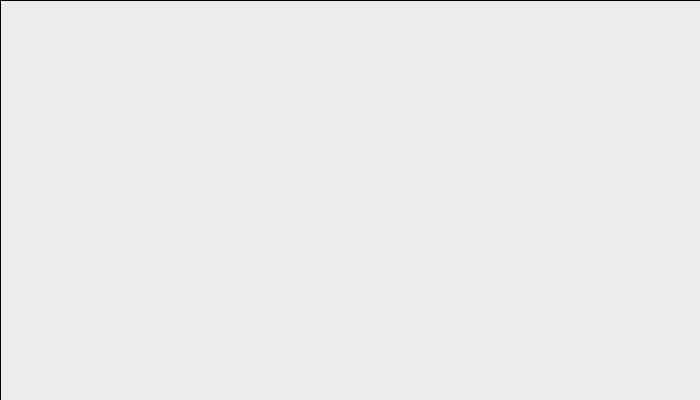
Frame 1 (no input)
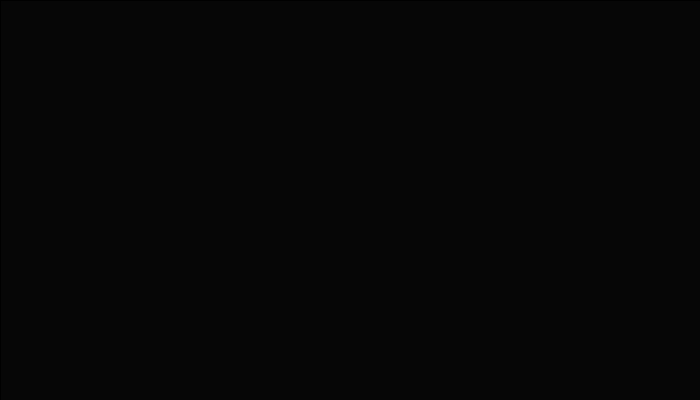
Frame 60 (the mouse pressed at the canvas centre just before this capture)
Frame 120 (the mouse held since frame 60 and released just before this capture): identical to frame 60, image omitted

The Processing sketch that drew these frames (run headless with seeded random() and noise(); from frame 60 on, the mouse is pressed at the canvas centre):

// Processing sketch: funProgramming_3
// ── funProgramming_3.pde
// size(700,400);
// background(255);

// textSize(160);
// fill(232,222,10);
// // text("hello",10,240);
// text("Bom Dia",20,240);

// textSize(80);
// text("flor do dia", 150, 320);


void setup() {
  size(700, 400);
  background(255);
}

void draw() {
  fill(0, 20);
  rect(0,0,width, height);
    
}

void keyPressed() {
//   fill(#FFE200);
//   textSize(random(20, 200));
//   text(key, random(300), random(100,400));

    textSize(random(10,160));
    fill(232,222,10);
    text(key,random(width),random(160,height));
    
    // textSize(80);
    // text("flor do dia", 150, 320);

}
